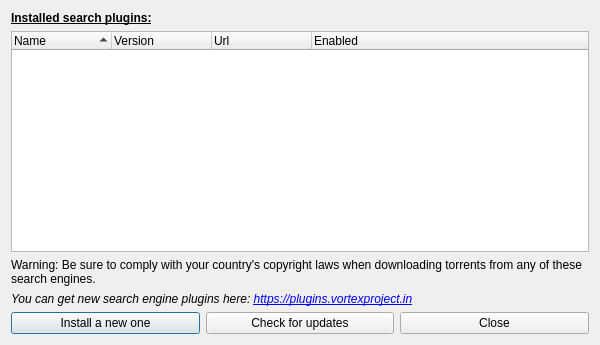
<?xml version="1.0" encoding="UTF-8"?>
<ui version="4.0">
 <class>SearchPluginSelectDialog</class>
 <widget class="QDialog" name="SearchPluginSelectDialog">
  <property name="geometry">
   <rect>
    <x>0</x>
    <y>0</y>
    <width>600</width>
    <height>345</height>
   </rect>
  </property>
  <property name="acceptDrops">
   <bool>true</bool>
  </property>
  <property name="windowTitle">
   <string>Search plugins</string>
  </property>
  <layout class="QVBoxLayout" name="pluginSelectLayout">
   <item>
    <widget class="QLabel" name="lbl_plugins">
     <property name="font">
      <font>
       <bold>true</bold>
       <underline>true</underline>
      </font>
     </property>
     <property name="text">
      <string>Installed search plugins:</string>
     </property>
    </widget>
   </item>
   <item>
    <widget class="QTreeWidget" name="pluginsTree">
     <property name="contextMenuPolicy">
      <enum>Qt::ContextMenuPolicy::CustomContextMenu</enum>
     </property>
     <property name="selectionMode">
      <enum>QAbstractItemView::SelectionMode::ExtendedSelection</enum>
     </property>
     <property name="uniformRowHeights">
      <bool>true</bool>
     </property>
     <property name="itemsExpandable">
      <bool>false</bool>
     </property>
     <property name="sortingEnabled">
      <bool>true</bool>
     </property>
     <column>
      <property name="text">
       <string>Name</string>
      </property>
     </column>
     <column>
      <property name="text">
       <string>Version</string>
      </property>
     </column>
     <column>
      <property name="text">
       <string>Url</string>
      </property>
     </column>
     <column>
      <property name="text">
       <string>Enabled</string>
      </property>
     </column>
     <column>
      <property name="text">
       <string/>
      </property>
     </column>
    </widget>
   </item>
   <item>
    <widget class="QLabel" name="label">
     <property name="text">
      <string>Warning: Be sure to comply with your country's copyright laws when downloading torrents from any of these search engines.</string>
     </property>
     <property name="wordWrap">
      <bool>true</bool>
     </property>
    </widget>
   </item>
   <item>
    <widget class="QLabel" name="getNewPlugin_lbl">
     <property name="font">
      <font>
       <italic>true</italic>
      </font>
     </property>
     <property name="text">
      <string>You can get new search engine plugins here: &lt;a href=&quot;https://plugins.vortexproject.in&quot;&gt;https://plugins.vortexproject.in&lt;/a&gt;</string>
     </property>
     <property name="openExternalLinks">
      <bool>true</bool>
     </property>
    </widget>
   </item>
   <item>
    <layout class="QHBoxLayout" name="layout1">
     <item>
      <widget class="QPushButton" name="installButton">
       <property name="text">
        <string>Install a new one</string>
       </property>
      </widget>
     </item>
     <item>
      <widget class="QPushButton" name="updateButton">
       <property name="text">
        <string>Check for updates</string>
       </property>
      </widget>
     </item>
     <item>
      <widget class="QPushButton" name="closeButton">
       <property name="text">
        <string>Close</string>
       </property>
      </widget>
     </item>
    </layout>
   </item>
  </layout>
  <action name="actionEnable">
   <property name="checkable">
    <bool>true</bool>
   </property>
   <property name="text">
    <string>Enabled</string>
   </property>
  </action>
  <action name="actionUninstall">
   <property name="text">
    <string>Uninstall</string>
   </property>
  </action>
 </widget>
 <resources/>
 <connections/>
</ui>
